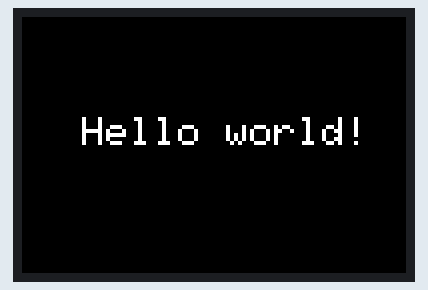
Simulated run of this sketch. Board: Arduino Uno, built with avr-gcc and run on an emulated ATmega328P. On the bench: 96×64 colour display. Random numbers use the default seed unless the sketch sets one.

Above: at 0.2 s.
At 4.68 s:
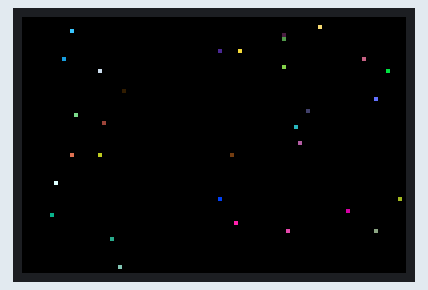
At 5.23 s:
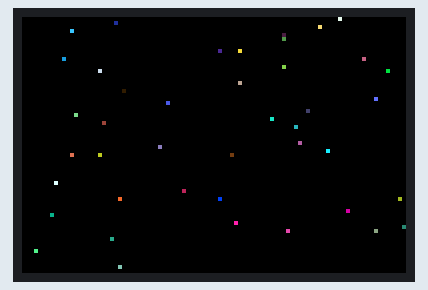
At 5.79 s:
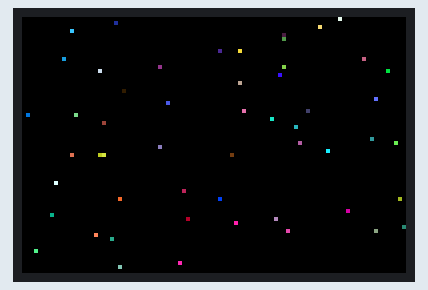
At 6.94 s:
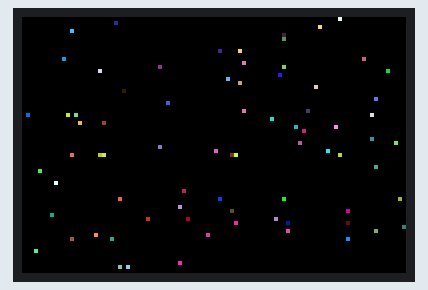
At 9.2 s:
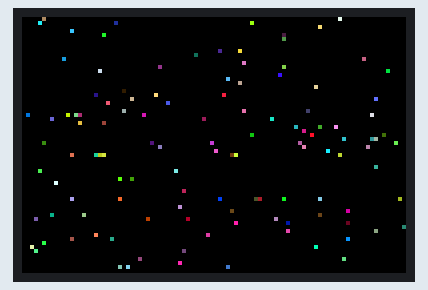

The sketch:

ssd1331_oled_display.ino
```cpp
#include <Adafruit_GFX.h>
#include <Adafruit_SSD1331.h>
#include <SPI.h>

#define SCL_PIN 13
#define SDA_PIN 11
#define CS_PIN  10
#define RES_PIN 9
#define DC_PIN  8

#define SCREEN_WIDTH    96
#define SCREEN_HEIGHT   64

#define BLACK   0x0000
#define WHITE   0xFFFF

Adafruit_SSD1331 display = Adafruit_SSD1331(CS_PIN, DC_PIN, RES_PIN);

void setup() {
    display.begin();

    display.fillScreen(BLACK);
    display.setCursor(15, 25);
    display.println("Hello world!");
    delay(3000);

    display.fillScreen(BLACK);
    for (int i = 0; i < 120; i++) {
        int xVal = random(0, SCREEN_WIDTH);
        int yVal = random(0, SCREEN_HEIGHT);
        int colour = random(BLACK, WHITE);
        display.drawPixel(xVal, yVal, colour);
        delay(50);
    }
}

void loop() {}
```
